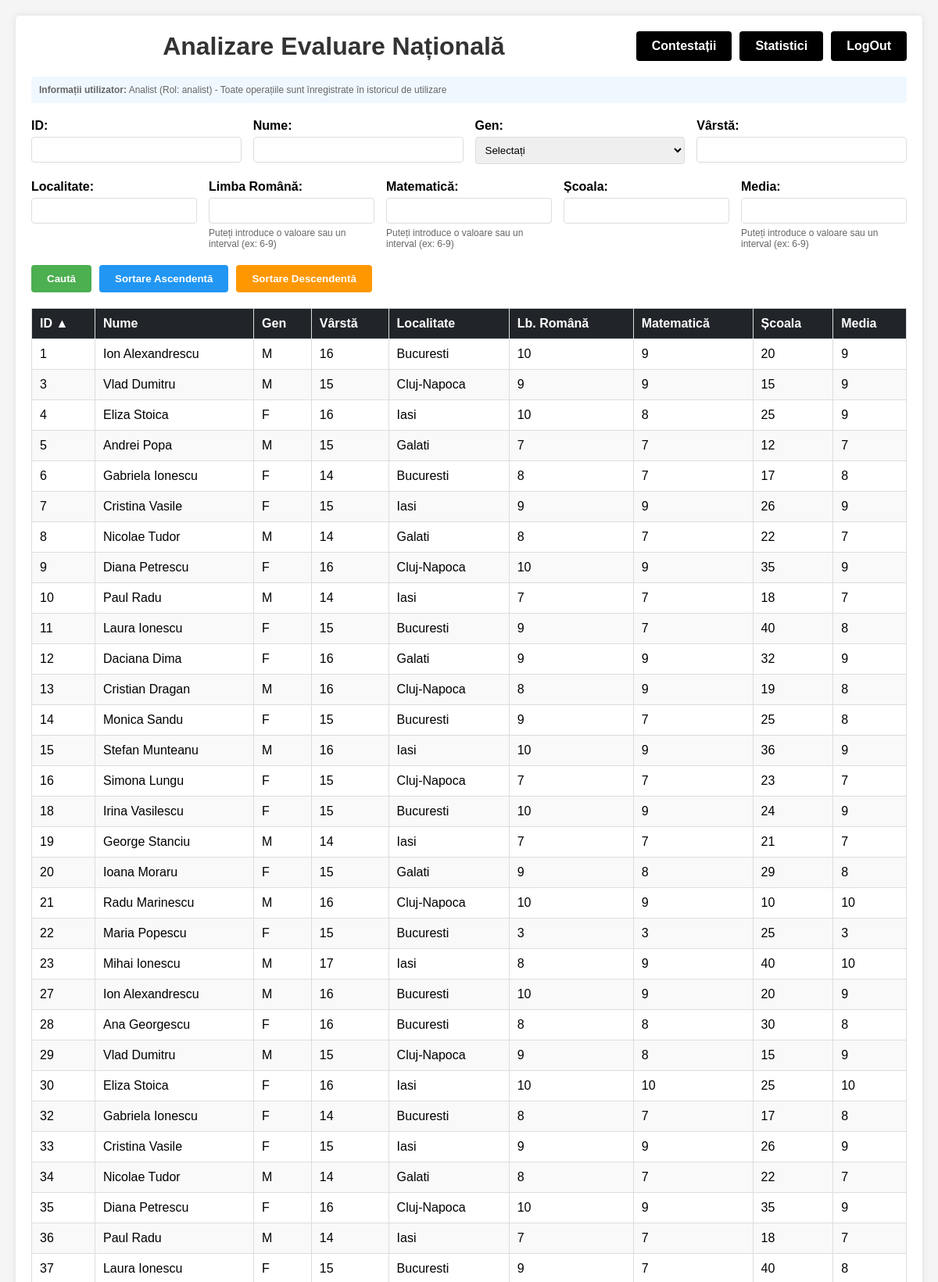
/analist_page.php (upper part), run on the app's committed database.
### tables this page shows
CREATE TABLE `evaluarenationala` (
  `id` bigint unsigned NOT NULL AUTO_INCREMENT,
  `varsta` int DEFAULT NULL,
  `lb_romana` decimal(10,0) DEFAULT NULL,
  `matematica` decimal(10,0) DEFAULT NULL,
  `media` decimal(10,0) DEFAULT NULL,
  `nume` varchar(100) DEFAULT NULL,
  `gen` char(1) DEFAULT NULL,
  `scoala` varchar(100) DEFAULT NULL,
  `localitate` varchar(100) DEFAULT NULL,
  PRIMARY KEY (`id`),
  UNIQUE KEY `id` (`id`)
);

### ConnectDB.php (called while the page is built, shortened)
<?php
class ConnectDB {
    private $server;
    private $database;
    private $username;
    private $password;
    private $port;
    public function __construct() {
        $this->server = "PAW";
        $this->database = "ca280";
        $this->username = "ca280";
        $this->password = "2kc8a1wt";
        $this->port = "3306";
    }
    public function connect() {
        try {
            $this->conn = new mysqli(
                $this->server,
                $this->username,
                $this->password,
                $this->database,
                $this->port
            );
            $this->conn->set_charset("utf8");
            return $this->conn;
        } catch (Exception $e) {
            echo "Eroare: " . $e->getMessage();
            return null;
        }
    }
}
?>

### analist_page.php (the view, shortened to what this page needs)
<?php
require_once 'ConnectDB.php';
class AdminPage {
    private $conn;
    public function __construct() {
        $this->db = new ConnectDB();
        $this->conn = $this->db->connect();
    }
    public function logActivity($utilizator, $rol, $actiune, $operatia_sql) {
        $query = "INSERT INTO istoric_utilizare (utilizator, rol, data_ora, actiune, operatia_sql) VALUES (?, ?, NOW(), ?, ?)";
        $stmt = $this->conn->prepare($query);
    }
    public function searchStudents($criteria, $sortColumn = 'id', $sortOrder = 'asc') {
        $query = "SELECT * FROM evaluarenationala WHERE 1=1";
        $allowedColumns = ['id', 'nume', 'gen', 'varsta', 'localitate', 'lb_romana', 'matematica', 'scoala', 'media'];
        if (in_array($sortColumn, $allowedColumns)) {
            $query .= " ORDER BY " . $sortColumn;
            $query .= ($sortOrder === 'desc') ? " DESC" : " ASC";
        } else {
            $query .= " ORDER BY id ASC";
        }
        $actiune = $this->generateActionDescription($criteria, $sortColumn, $sortOrder);
        $stmt = $this->conn->prepare($query);
        $stmt->execute();
        $result = $stmt->get_result();
        $students = [];
        while ($row = $result->fetch_assoc()) {
            $students[] = $row;
        }
        return $students;
    }
    private function generateActionDescription($criteria, $sortColumn, $sortOrder) {
        $hasSearchCriteria = false;
        $searchParts = [];
        if ($hasSearchCriteria) {
            $searchDescription = "Căutare elevi cu criterii: " . implode(', ', $searchParts);
        } else {
            $searchDescription = "Vizualizare toți elevii";
        }
        $sortDescription = " - Sortare după $sortColumn ($sortOrder)";
        return $searchDescription . $sortDescription;
    }
}
$admin = new AdminPage();
$studentList = [];
$sortColumn = isset($_GET['sort']) ? $_GET['sort'] : (isset($_POST['sort']) ? $_POST['sort'] : 'id');
$sortOrder = isset($_GET['order']) ? $_GET['order'] : (isset($_POST['order']) ? $_POST['order'] : 'asc');
if (empty($studentList)) {
    $studentList = $admin->searchStudents([], $sortColumn, $sortOrder);
}
function getSortUrl($column, $currentSortColumn, $currentSortOrder) {
    $order = 'asc';
    if ($column === $currentSortColumn && $currentSortOrder === 'asc') {
        $order = 'desc';
    }
    return '?sort=' . $column . '&order=' . $order;
}
function getSortArrow($column, $currentSortColumn, $currentSortOrder) {
    if ($column === $currentSortColumn) {
        return ($currentSortOrder === 'asc') ? ' ▲' : ' ▼';
    }
    return '';
}
?>
<!DOCTYPE html>
<html lang="ro">
<head>
</head>
<body>
    <div class="container">
        <div class="header-section">
            <h1>Analizare Evaluare Națională</h1>
            <div class="nav-buttons">
                <a href="analist_cont_page.php" class="nav-btn">Contestații</a>
                <a href="exemplu_utilizare.php" class="nav-btn">Statistici</a>
				<a href="PanouLogin.php" class="nav-btn">LogOut</a>
            </div>
        </div>
        <div class="activity-log">
            <strong>Informații utilizator:</strong> Analist (Rol: analist) - Toate operațiile sunt înregistrate în istoricul de utilizare
        </div>
        <form method="post" action="<?php echo $_SERVER['PHP_SELF']; ?>">
            <div class="form-group">
                <div class="form-field">
                    <label for="id">ID:</label>
                    <input type="text" id="id" name="id" value="<?php echo isset($_POST['id']) ? htmlspecialchars($_POST['id']) : ''; ?>">
                </div>
                <div class="form-field">
                    <label for="nume">Nume:</label>
                    <input type="text" id="nume" name="nume" value="<?php echo isset($_POST['nume']) ? htmlspecialchars($_POST['nume']) : ''; ?>">
                </div>
                <div class="form-field">
                    <label for="gen">Gen:</label>
                    <select id="gen" name="gen">
                        <option value="">Selectați</option>
                    </select>
                </div>
                <div class="form-field">
                    <label for="varsta">Vârstă:</label>
                    <input type="number" id="varsta" name="varsta" value="<?php echo isset($_POST['varsta']) ? htmlspecialchars($_POST['varsta']) : ''; ?>">
                </div>
            </div>
            <div class="form-group">
                <div class="form-field">
                    <label for="localitate">Localitate:</label>
                    <input type="text" id="localitate" name="localitate" value="<?php echo isset($_POST['localitate']) ? htmlspecialchars($_POST['localitate']) : ''; ?>">
                </div>
                <div class="form-field">
                    <label for="lb_romana">Limba Română:</label>
                    <input type="text" id="lb_romana" name="lb_romana" value="<?php echo isset($_POST['lb_romana']) ? htmlspecialchars($_POST['lb_romana']) : ''; ?>">
                    <div class="note-hint">Puteți introduce o valoare sau un interval (ex: 6-9)</div>
                </div>
                <div class="form-field">
                    <label for="matematica">Matematică:</label>
                    <input type="text" id="matematica" name="matematica" value="<?php echo isset($_POST['matematica']) ? htmlspecialchars($_POST['matematica']) : ''; ?>">
                    <div class="note-hint">Puteți introduce o valoare sau un interval (ex: 6-9)</div>
                </div>
                <div class="form-field">
                    <label for="scoala">Școala:</label>
                    <input type="number" id="scoala" name="scoala" value="<?php echo isset($_POST['scoala']) ? htmlspecialchars($_POST['scoala']) : ''; ?>">
                </div>
                <div class="form-field">
                    <label for="media">Media:</label>
                    <input type="text" id="media" name="media" value="<?php echo isset($_POST['media']) ? htmlspecialchars($_POST['media']) : ''; ?>">
                    <div class="note-hint">Puteți introduce o valoare sau un interval (ex: 6-9)</div>
                </div>
            </div>
            <div class="buttons">
                <button type="submit" name="search" class="btn-search">Caută</button>
                <button type="submit" name="sort_asc" class="btn-sort-asc">Sortare Ascendentă</button>
                <button type="submit" name="sort_desc" class="btn-sort-desc">Sortare Descendentă</button>
            </div>
        </form>
        <table>
            <thead>
                <tr>
                    <th data-column="id"><a href="<?php echo getSortUrl('id', $sortColumn, $sortOrder); ?>">ID<?php echo getSortArrow('id', $sortColumn, $sortOrder); ?></a></th>
                    <th data-column="nume"><a href="<?php echo getSortUrl('nume', $sortColumn, $sortOrder); ?>">Nume<?php echo getSortArrow('nume', $sortColumn, $sortOrder); ?></a></th>
                    <th data-column="gen"><a href="<?php echo getSortUrl('gen', $sortColumn, $sortOrder); ?>">Gen<?php echo getSortArrow('gen', $sortColumn, $sortOrder); ?></a></th>
                    <th data-column="varsta"><a href="<?php echo getSortUrl('varsta', $sortColumn, $sortOrder); ?>">Vârstă<?php echo getSortArrow('varsta', $sortColumn, $sortOrder); ?></a></th>
                    <th data-column="localitate"><a href="<?php echo getSortUrl('localitate', $sortColumn, $sortOrder); ?>">Localitate<?php echo getSortArrow('localitate', $sortColumn, $sortOrder); ?></a></th>
                    <th data-column="lb_romana"><a href="<?php echo getSortUrl('lb_romana', $sortColumn, $sortOrder); ?>">Lb. Română<?php echo getSortArrow('lb_romana', $sortColumn, $sortOrder); ?></a></th>
                    <th data-column="matematica"><a href="<?php echo getSortUrl('matematica', $sortColumn, $sortOrder); ?>">Matematică<?php echo getSortArrow('matematica', $sortColumn, $sortOrder); ?></a></th>
                    <th data-column="scoala"><a href="<?php echo getSortUrl('scoala', $sortColumn, $sortOrder); ?>">Școala<?php echo getSortArrow('scoala', $sortColumn, $sortOrder); ?></a></th>
                    <th data-column="media"><a href="<?php echo getSortUrl('media', $sortColumn, $sortOrder); ?>">Media<?php echo getSortArrow('media', $sortColumn, $sortOrder); ?></a></th>
                </tr>
            </thead>
            <tbody>
                <?php if (empty($studentList)): ?>
                    <tr>
                        <td colspan="9" style="text-align: center;">Nu s-au găsit rezultate.</td>
                    </tr>
                <?php else: ?>
                    <?php foreach ($studentList as $student): ?>
                        <tr>
                            <td><?php echo $student['id']; ?></td>
                            <td><?php echo htmlspecialchars($student['nume']); ?></td>
                            <td><?php echo $student['gen']; ?></td>
                            <td><?php echo $student['varsta']; ?></td>
                            <td><?php echo htmlspecialchars($student['localitate']); ?></td>
                            <td><?php echo $student['lb_romana']; ?></td>
                            <td><?php echo $student['matematica']; ?></td>
                            <td><?php echo $student['scoala']; ?></td>
                            <td><?php echo $student['media']; ?></td>
                        </tr>
                    <?php endforeach; ?>
                <?php endif; ?>
            </tbody>
        </table>
    </div>
</body>
</html>

### analist_page.php (style rules this page uses)
body { font-family: Arial, sans-serif; margin: 0; padding: 20px; background-color: #f5f5f5; }
.container { background-color: #fff; padding: 20px; border-radius: 5px; box-shadow: 0 0 10px rgba(0, 0, 0, 0.1); }
.header-section { display: flex; justify-content: space-between; align-items: center; margin-bottom: 20px; }
h1 { color: #333; margin: 0; flex-grow: 1; text-align: center; }
.nav-buttons { display: flex; gap: 10px; }
.nav-btn { background-color: #000; color: white; padding: 10px 20px; border: none; border-radius: 4px; cursor: pointer; font-weight: bold; text-decoration: none; display: inline-block; transition: background-color 0.3s; }
.form-group { display: flex; flex-wrap: wrap; gap: 15px; margin-bottom: 20px; }
.form-field { flex: 1; min-width: 200px; }
label { display: block; margin-bottom: 5px; font-weight: bold; }
input, select { width: 100%; padding: 8px; border: 1px solid #ddd; border-radius: 4px; box-sizing: border-box; }
.note-hint { font-size: 12px; color: #666; margin-top: 5px; }
.buttons { display: flex; gap: 10px; margin-bottom: 20px; justify-content: flex-start; }
button { padding: 10px 20px; border: none; border-radius: 4px; cursor: pointer; font-weight: bold; transition: background-color 0.3s; }
.btn-search { background-color: #4CAF50; color: white; }
.btn-sort-asc { background-color: #2196F3; color: white; }
.btn-sort-desc { background-color: #FF9800; color: white; }
table { width: 100%; border-collapse: collapse; margin-top: 20px; }
th, td { border: 1px solid #ddd; padding: 10px; text-align: left; }
th { background-color: #212529; color: white; cursor: pointer; }
th a { color: white; text-decoration: none; display: block; }
tr:nth-child(even) { background-color: #f9f9f9; }
.activity-log { background-color: #f0f8ff; padding: 10px; border-radius: 4px; margin-bottom: 20px; font-size: 12px; color: #666; }

### data on the page
evaluarenationala: id "1", nume "Ion Alexandrescu", gen "M", varsta "16", localitate "Bucuresti", lb_romana "10", matematica "9", scoala "20", media "9"
evaluarenationala: id "3", nume "Vlad Dumitru", gen "M", varsta "15", localitate "Cluj-Napoca", lb_romana "9", matematica "9", scoala "15", media "9"
evaluarenationala: id "4", nume "Eliza Stoica", gen "F", varsta "16", localitate "Iasi", lb_romana "10", matematica "8", scoala "25", media "9"
evaluarenationala: id "5", nume "Andrei Popa", gen "M", varsta "15", localitate "Galati", lb_romana "7", matematica "7", scoala "12", media "7"
evaluarenationala: id "6", nume "Gabriela Ionescu", gen "F", varsta "14", localitate "Bucuresti", lb_romana "8", matematica "7", scoala "17", media "8"
evaluarenationala: id "7", nume "Cristina Vasile", gen "F", varsta "15", localitate "Iasi", lb_romana "9", matematica "9", scoala "26", media "9"
evaluarenationala: id "8", nume "Nicolae Tudor", gen "M", varsta "14", localitate "Galati", lb_romana "8", matematica "7", scoala "22", media "7"
evaluarenationala: id "9", nume "Diana Petrescu", gen "F", varsta "16", localitate "Cluj-Napoca", lb_romana "10", matematica "9", scoala "35", media "9"
evaluarenationala: id "10", nume "Paul Radu", gen "M", varsta "14", localitate "Iasi", lb_romana "7", matematica "7", scoala "18", media "7"
evaluarenationala: id "11", nume "Laura Ionescu", gen "F", varsta "15", localitate "Bucuresti", lb_romana "9", matematica "7", scoala "40", media "8"
evaluarenationala: id "12", nume "Daciana Dima", gen "F", varsta "16", localitate "Galati", lb_romana "9", matematica "9", scoala "32", media "9"
evaluarenationala: id "13", nume "Cristian Dragan", gen "M", varsta "16", localitate "Cluj-Napoca", lb_romana "8", matematica "9", scoala "19", media "8"
evaluarenationala: id "14", nume "Monica Sandu", gen "F", varsta "15", localitate "Bucuresti", lb_romana "9", matematica "7", scoala "25", media "8"
evaluarenationala: id "15", nume "Stefan Munteanu", gen "M", varsta "16", localitate "Iasi", lb_romana "10", matematica "9", scoala "36", media "9"
evaluarenationala: id "16", nume "Simona Lungu", gen "F", varsta "15", localitate "Cluj-Napoca", lb_romana "7", matematica "7", scoala "23", media "7"
evaluarenationala: id "18", nume "Irina Vasilescu", gen "F", varsta "15", localitate "Bucuresti", lb_romana "10", matematica "9", scoala "24", media "9"
evaluarenationala: id "19", nume "George Stanciu", gen "M", varsta "14", localitate "Iasi", lb_romana "7", matematica "7", scoala "21", media "7"
evaluarenationala: id "20", nume "Ioana Moraru", gen "F", varsta "15", localitate "Galati", lb_romana "9", matematica "8", scoala "29", media "8"
evaluarenationala: id "21", nume "Radu Marinescu", gen "M", varsta "16", localitate "Cluj-Napoca", lb_romana "10", matematica "9", scoala "10", media "10"
evaluarenationala: id "22", nume "Maria Popescu", gen "F", varsta "15", localitate "Bucuresti", lb_romana "3", matematica "3", scoala "25", media "3"
evaluarenationala: id "23", nume "Mihai Ionescu", gen "M", varsta "17", localitate "Iasi", lb_romana "8", matematica "9", scoala "40", media "10"
evaluarenationala: id "27", nume "Ion Alexandrescu", gen "M", varsta "16", localitate "Bucuresti", lb_romana "10", matematica "9", scoala "20", media "9"
evaluarenationala: id "28", nume "Ana Georgescu", gen "F", varsta "16", localitate "Bucuresti", lb_romana "8", matematica "8", scoala "30", media "8"
evaluarenationala: id "29", nume "Vlad Dumitru", gen "M", varsta "15", localitate "Cluj-Napoca", lb_romana "9", matematica "8", scoala "15", media "9"
evaluarenationala: id "30", nume "Eliza Stoica", gen "F", varsta "16", localitate "Iasi", lb_romana "10", matematica "10", scoala "25", media "10"
evaluarenationala: id "32", nume "Gabriela Ionescu", gen "F", varsta "14", localitate "Bucuresti", lb_romana "8", matematica "7", scoala "17", media "8"
evaluarenationala: id "33", nume "Cristina Vasile", gen "F", varsta "15", localitate "Iasi", lb_romana "9", matematica "9", scoala "26", media "9"
evaluarenationala: id "34", nume "Nicolae Tudor", gen "M", varsta "14", localitate "Galati", lb_romana "8", matematica "7", scoala "22", media "7"
evaluarenationala: id "35", nume "Diana Petrescu", gen "F", varsta "16", localitate "Cluj-Napoca", lb_romana "10", matematica "9", scoala "35", media "9"
evaluarenationala: id "36", nume "Paul Radu", gen "M", varsta "14", localitate "Iasi", lb_romana "7", matematica "7", scoala "18", media "7"
evaluarenationala: id "37", nume "Laura Ionescu", gen "F", varsta "15", localitate "Bucuresti", lb_romana "9", matematica "7", scoala "40", media "8"

### other printed values
getSortArrow('id', $sortColumn, $sortOrder) "▲"
